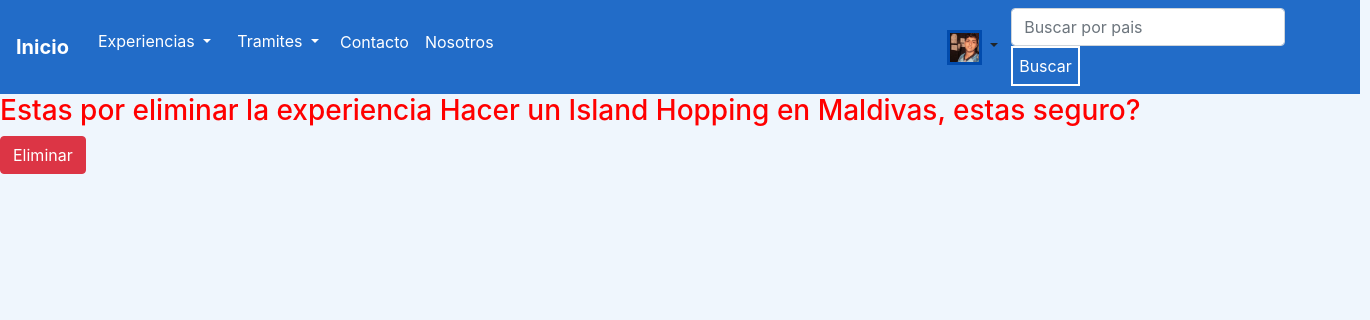
Screenshot of /borrar-experiencias/16/ (signed in) with the database file from the repository.
### cuenta/models.py (models this page shows)
class User(AbstractUser):
    descripcion = models.CharField(max_length=100)
    telefono = models.IntegerField(null = Value)
    redes_sociales = models.CharField(max_length=100, null = Value)
    image = models.ImageField(upload_to = 'imagenes_User/', blank=True, null=True )

### experiencias/models.py (models this page shows, shortened)
class Experiencias (models.Model):
    titulo = models.CharField(max_length=100)
    pais = models.CharField(max_length=50)
    fecha = models.DateTimeField(null=True)
    autor = models.CharField(max_length=50)
    cuerpo = models.TextField(max_length=10000)
    image = models.ImageField(upload_to = 'imagenes_experiencias/', blank=True, null=True)
    is_active = models.BooleanField(default=True)
    class Meta:
        verbose_name = 'Experiencias'
        verbose_name_plural = 'Experiencias'

### experiencias/views.py (the view, shortened to what this page needs)
# urls.py: path('borrar-experiencias/<int:pk>/', Delete_experiencias.as_view(), name = 'borrar-experiencias'),
class Delete_experiencias(DeleteView, LoginRequiredMixin):
    model = Experiencias
    template_name = "experiencias/borrar_experiencias.html"

### templates/experiencias/borrar_experiencias.html (shortened to what this page needs)
{% extends 'base.html' %}
{% block contenido %}
    <h3 style="color: red">Estas por eliminar la experiencia {{object.titulo}}, estas seguro?</h3>
    <form method = "POST">
        <button class="btn btn-danger" type="submit">Eliminar</button>
    </form>
{% endblock %}

### templates/base.html (shortened to what this page needs)
<!DOCTYPE html>
<html lang="en">
<head>
    {% load static %}
    <link rel="stylesheet" href="https://cdn.jsdelivr.net/npm/bootstrap@4.6.1/dist/css/bootstrap.min.css"
>
        <link rel="stylesheet"  href="{% static 'blog_viaje-GomezMogniLavezzo/styles.css' %}" type="text/css">
</head>
<header>
    <nav class="navbar navbar-expand-lg navbar "  >
        <a class="navbar-brand text-white" href="/"><b>Inicio </b></a>
        <div class="collapse navbar-collapse" id="navbarSupportedContent">
            <ul class="navbar-nav mr-auto">
                <li class="nav-item" >
                    <div class="btn-group"  >
                        <button type="button" class="btn dropdown-toggle text-white " data-toggle="dropdown" aria-expanded="false" >
                            Experiencias
                        </button>
                </li>
                <li class="nav-item" >
                    <div class="btn-group"  >
                        <button type="button" class="btn dropdown-toggle text-white " data-toggle="dropdown" aria-expanded="false" >
                            Tramites
                        </button>
                </li>
                <li class="nav-item">
                    <a class="nav-link text-white" href="/contacto/">Contacto</a>
                </li>
                <li class="nav-item" >
                    <a class="nav-link text-white" href="/nosotros/">Nosotros</a>
                </li>
                {% if user.is_authenticated %}
                    <div class="btn-group" style="margin-left:27rem ;">
                        <button type="button" class="btn  dropdown-toggle" data-toggle="dropdown" aria-expanded="false" >
                            {% if user.image %}
                               <img src="{{user.image.url}}" width="35px" height="35px" style=" margin-top:2.5%;border-style: solid; border-color: rgb(1, 75, 173);  ">
                            {% else %}
                               <img src="\media\imagenes_User\usuariodefault.jpg" width="35px" height="35px" style=" margin-top:2.5%;border-style: solid; border-color: rgb(1, 75, 173);  ">
                            {% endif %}
                        </button>
                {% endif %}
            </ul>
            <form class="form-inline my-2 my-lg-0" action ="/search_experiencias_view/" method = "GET" style="margin-right: 4%;">
                <input  class="form-control mr-sm-2" type="text" placeholder="Buscar por pais" aria-label="Search" name = 'search'>
                <button class="BotonBuscador " type="submit">Buscar</button>
            </form>
        </div>
    </nav>
</header>
<body >
{% block contenido %}
{% endblock %}
</body>
</html>

### static/blog_viaje-GomezMogniLavezzo/styles.css (style rules this page uses)
html { height: 100%; }
body { background-color: rgb(239, 246, 253); max-width: 1360px; position: absolute; }
header { width: 1360px; background-color: rgb(34, 108, 200); height: 10%; max-height: 10%; display: block; }
.BotonBuscador { padding: 6px ; background-color: rgb(34, 108, 200); color: rgb(255, 255, 255); border-color:rgb(255, 255, 255); border-style:solid; }

### rows the page displays
User: image (picture)
Experiencias: titulo "Hacer un Island Hopping en Maldivas"
